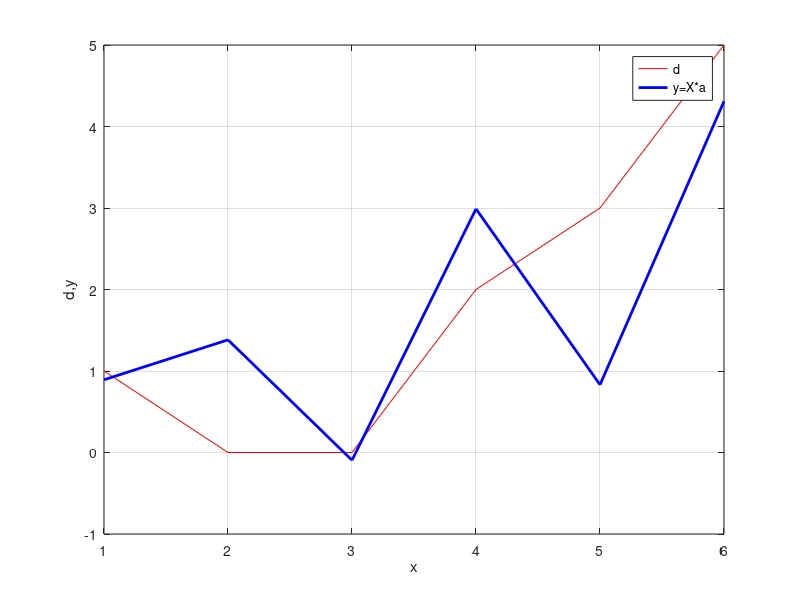

This chart was generated by the following MATLAB code:
X=[3 0 2 3; 
   4 1 2 2; 
   1 0 1 6; 
   5 0 4 1; 
   4 0 2 1; 
   2 2 3 1]
d=[1 0 0 2 3 5]'
W=pinv(X)
X*W

a=pinv(X)*d
plot(1:6,d, 'r', 1:6, X*a, 'b', 'LineWidth',2)
ylabel('d,y')
xlabel('x')
legend('d','y=X*a')

grid